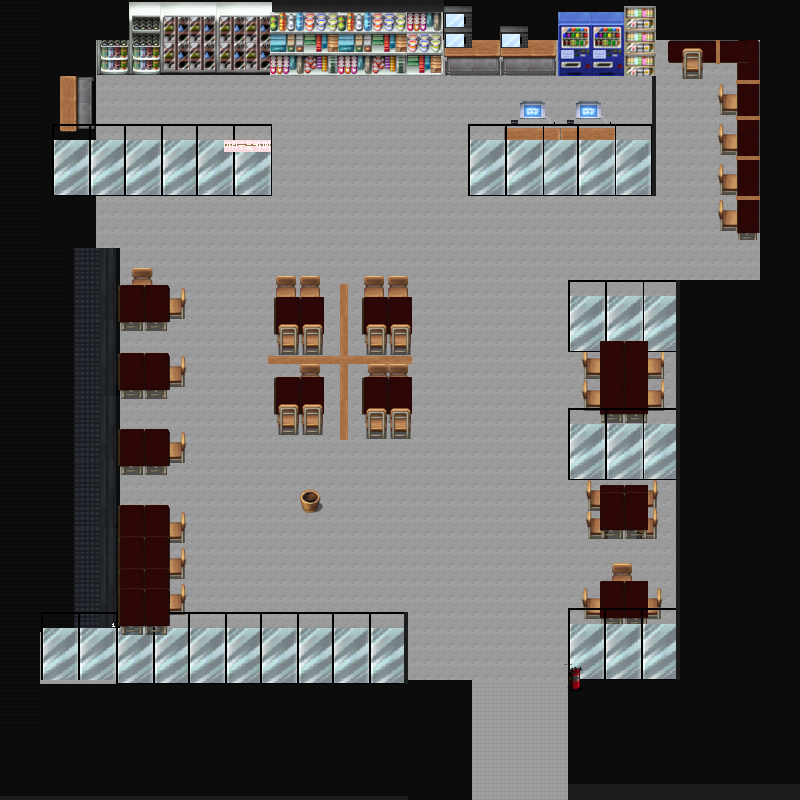

Tiled map render using the project's own tile images. Description and the map definition, with tile-layer contents summarised, below:
An orthogonal 200x200 tile map with 4x4 px tiles, 8 tile layers (Tile Layer 1, Object layer1, Object layer2, Object layer3, ...), 5 tilesets and 31 objects.

<map version="1.9" tiledversion="1.9.2" orientation="orthogonal" renderorder="right-down" width="200" height="200" tilewidth="4" tileheight="4" infinite="0" nextlayerid="22" nextobjectid="158">
 <tileset firstgid="1" source="Wonheung_Arisu.tsx" />
 <tileset firstgid="18770" source="Wonheung_classroom.tsx" />
 <tileset firstgid="49395" source="10001.tsx" />
 <tileset firstgid="50020" source="10002.tsx" />
 <tileset firstgid="50645" source="10003.tsx" />
 <layer id="1" name="Tile Layer 1" width="200" height="200">
  <data>[40000 cells, 40000 non-empty, 15 distinct tile ids]</data>
 </layer>
 <layer id="4" name="Object layer1" width="200" height="200">
  <data>[40000 cells, 6524 non-empty, 170 distinct tile ids]</data>
 </layer>
 <layer id="5" name="Object layer2" width="200" height="200">
  <data>[40000 cells, 2006 non-empty, 929 distinct tile ids]</data>
 </layer>
 <layer id="6" name="Object layer3" width="200" height="200">
  <data>[40000 cells, 3221 non-empty, 950 distinct tile ids]</data>
 </layer>
 <layer id="7" name="Object layer4" width="200" height="200">
  <data>[40000 cells, 9707 non-empty, 1287 distinct tile ids]</data>
 </layer>
 <layer id="10" name="Object layer5" width="200" height="200">
  <data>[40000 cells, 3700 non-empty, 835 distinct tile ids]</data>
 </layer>
 <layer id="11" name="object layer6" width="200" height="200">
  <data>[40000 cells, 2267 non-empty, 798 distinct tile ids]</data>
 </layer>
 <layer id="12" name="object layer7" width="200" height="200">
  <data>[40000 cells, 289 non-empty, 248 distinct tile ids]</data>
 </layer>
 <objectgroup id="20" name="Object Layer 1">
  <properties>
   <property name="unity:layer" value="NoPassing" />
  </properties>
  <object id="107" x="-2.96516" y="680.123" width="478.971" height="120.47" />
  <object id="108" x="569.311" y="668.149" width="229.306" height="132.444" />
  <object id="109" x="0" y="0" width="40.5238" height="689.894" />
  <object id="113" x="0" y="246.108" width="123.583" height="382.506" />
  <object id="114" x="111.688" y="262.911" width="74.129" height="69.1871" />
  <object id="115" x="111.688" y="343.958" width="76.1058" height="55.3496" />
  <object id="116" x="113.664" y="425.995" width="73.1406" height="50.4077" />
  <object id="117" x="105.757" y="502.1" width="81.0477" height="133.432" />
  <object id="118" x="291.653" y="480.048" width="36.4582" height="39.9359" />
  <object id="119" x="95.8735" y="-0.988386" width="561.404" height="75.1174" />
  <object id="120" x="59.3032" y="-0.9059" width="40.1051" height="138.292" />
  <object id="123" x="467.507" y="123.548" width="186.805" height="73.1406" />
  <object id="124" x="636.521" y="70.1754" width="18.7793" height="125.525" />
  <object id="125" x="262.911" y="272.795" width="166.049" height="170.991" />
  <object id="132" x="575.241" y="340.005" width="101.804" height="84.0128" />
  <object id="135" x="567.66" y="478.379" width="108.397" height="56.338" />
  <object id="136" x="567.479" y="562.392" width="108.577" height="63.2567" />
  <object id="137" x="567.334" y="608.846" width="110.699" height="74.129" />
  <object id="138" x="672.33" y="280.702" width="124.31" height="400.297" />
  <object id="140" x="654.312" y="0" width="145.293" height="40.5238" />
  <object id="143" x="756.736" y="1.97677" width="40.892" height="284.655" />
  <object id="146" x="568.095" y="406.227" width="110.926" height="74.129" />
  <object id="147" x="569.311" y="279.713" width="109.711" height="71.1638" />
  <object id="149" x="641" y="30" width="27" height="41" />
  <object id="150" x="654.667" y="41" width="64.3333" height="39" />
  <object id="151" x="718" y="41" width="41" height="199" />
  <object id="153" x="505" y="124" width="113" height="15" />
  <object id="154" x="518" y="100" width="88" height="24" />
  <object id="155" x="34" y="194" width="66.5" height="53" />
  <object id="156" x="39" y="138" width="231" height="56" />
  <object id="157" x="42" y="628" width="365" height="52" />
 </objectgroup>
</map>
